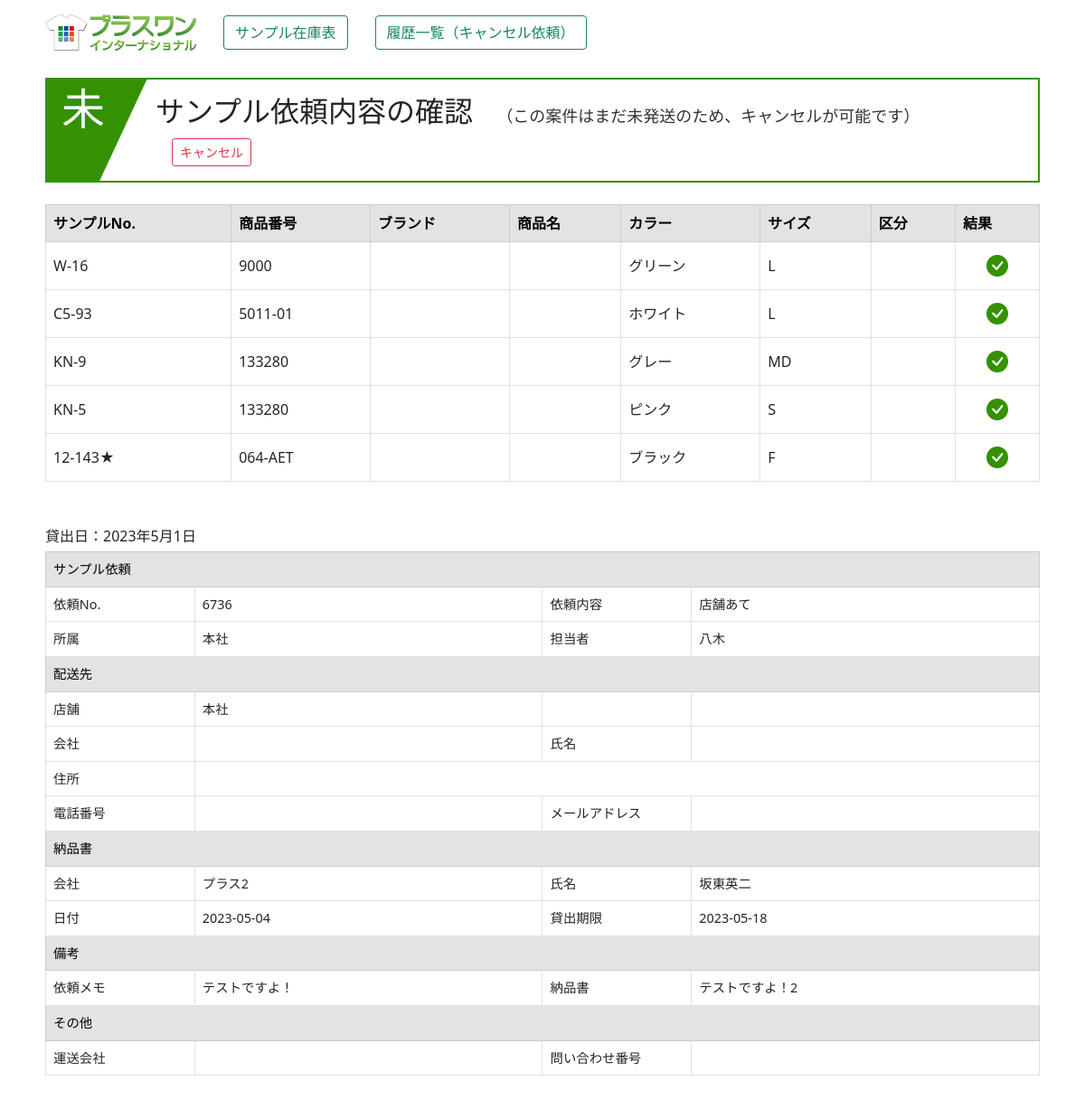
Page /rireki_kakunin/56 on the committed database.
### zaiko/models.py (models this page shows, shortened)
class Shouhin(models.Model):
    hontai_num=models.AutoField("本体No",primary_key=True)
    sample_num=models.CharField("サンプルNo",max_length=20,blank=True)
    category=models.CharField("カテゴリ",max_length=50,blank=True)
    shouhin_num=models.CharField("商品番号",max_length=20,blank=True)
    brand=models.CharField("ブランド",max_length=20,blank=True)
    shouhin_name=models.CharField("商品名",max_length=255,blank=True)
    color=models.CharField("カラー",max_length=255,blank=True)
    size=models.CharField("サイズ",max_length=20,blank=True)
    size_num=models.IntegerField("サイズ値",default=0)
    kakou=models.CharField("加工",max_length=50,blank=True)
    bikou=models.CharField("備考",max_length=255,blank=True)
    touroku_day=models.DateField("登録日",auto_now_add=True)
    koushin_day=models.DateField("更新日",auto_now=True)
    joutai=models.IntegerField("状態",default=0)
    irai_num=models.IntegerField("依頼No",default=0)
    status=models.IntegerField("有効",default=0)

class Rireki_rental(models.Model):
    irai_num=models.IntegerField("依頼No",null=False)
    irai_type=models.IntegerField("内容")
    rental_day=models.DateField("貸出日",auto_now_add=True)
    shozoku=models.CharField("所属",max_length=30,blank=True)
    tantou=models.CharField("担当者",max_length=30,blank=True)
    haisou_tempo=models.CharField("配送店舗",max_length=30,blank=True)
    haisou_com=models.CharField("会社名",max_length=30,blank=True)
    haisou_cus=models.CharField("名前",max_length=30,blank=True)
    haisou_yubin=models.CharField("郵便番号",max_length=30,blank=True)
    haisou_pref=models.CharField("都道府県",max_length=10,blank=True)
    haisou_city=models.CharField("市区町村",max_length=30,blank=True)
    haisou_banchi=models.CharField("番地",max_length=30,blank=True)
    haisou_build=models.CharField("建物名",max_length=30,blank=True)
    haisou_tel=models.CharField("電話番号",max_length=30,blank=True)
    haisou_mail=models.CharField("メールアドレス",max_length=100,blank=True)
    nouhin_com=models.CharField("納品書会社名",max_length=30,blank=True)
    nouhin_cus=models.CharField("納品書名前",max_length=30,blank=True)
    nouhin_day=models.CharField("納品書日付",max_length=30,null=True,blank=True,default="")
    rental_maxday=models.CharField("貸出期限",max_length=30,null=True,blank=True,default="")
    bikou1=models.TextField("備考（納品）",blank=True)
    bikou2=models.TextField("備考（依頼）",blank=True)
    status=models.IntegerField("状態",default=0)
    unsou_com=models.CharField("運送会社",max_length=20,null=True,blank=True,default="")
    unsou_num=models.CharField("問い合わせ番号",max_length=20,null=True,blank=True,default="")
    cancel_day=models.CharField("キャンセル日",max_length=30,null=True,blank=True,default="")
    cancel_name=models.CharField("キャンセル担当",max_length=30,null=True,blank=True,default="")

### zaiko/views.py (the view)
# urls.py: path('rireki_kakunin/<int:pk>', rireki_kakunin, name="rireki_kakunin"),
def rireki_kakunin(request,pk):
    irai_detail=Rireki_rental.objects.get(pk=pk)
    irai_type=irai_detail.irai_type
    status=irai_detail.status
    if irai_type!=2 and status==0:
        kubun="kakunin_ok"
    else:
        kubun="kakunin_no"
    irai_num=irai_detail.irai_num
    items=Rireki_shouhin.objects.filter(irai_num=irai_num).values_list("irai_hontai_num",flat=True)
    irai_shouhin_list=list(items)
    data=[]
    for i in irai_shouhin_list:
        data2={}
        shouhin=Shouhin.objects.get(hontai_num=i)
        data2["hontai_num"]=shouhin.hontai_num
        data2["sample_num"]=shouhin.sample_num
        data2["shouhin_num"]=shouhin.shouhin_num
        data2["color"]=shouhin.color
        data2["size"]=shouhin.size
        data2["kubun"]=Rireki_shouhin.objects.get(irai_num=irai_num,irai_hontai_num=i).irai_hontai_kubun
        data.append(data2)
    params={
            "irai_shouhin_list":data,
            "irai_detail":irai_detail,
            "kubun":kubun,
        }
    return render(request,"zaiko/success.html",params)

### zaiko/templates/zaiko/success.html (shortened to what this page needs)
{% load static %}
<!DOCTYPE html>
<html lang="ja">
<head>
    <link rel="stylesheet" href="{% static 'main.css' %}">
    <link href="https://cdn.jsdelivr.net/npm/bootstrap@5.0.2/dist/css/bootstrap.min.css" rel="stylesheet">
    <link rel="stylesheet" href="https://cdn.jsdelivr.net/npm/bootstrap-icons@1.8.0/font/bootstrap-icons.css">
</head>
<body>
    <div class="container mt-3 mb-5">
        <div style="margin: 0 auto; justify-content: center; width: 1100px;">
            {% include "zaiko/menu.html" %}
            <div style="margin-top: 30px;">
                {% if kubun == "new" %}
                    <div class="title03">
                        <h2><span class="number">03</span>サンプル依頼が完了しました</h2>
                    </div>
                {% elif kubun == "kakunin_ok" %}
                    <div class="title03">
                        <h2><span class="number">未</span>サンプル依頼内容の確認
                            <span>（この案件はまだ未発送のため、キャンセルが可能です）</span>
                            <span><button type="button" class="btn btn-outline-danger btn-sm" id="cancel">キャンセル</button></span>
                        </h2>
                    </div>
                {% else %}
                    <div class="title00">
                        <h2><span class="number">済</span>サンプル依頼内容の確認<span>（この案件は既に手配済みです）</span></h2>
                    </div>
                {% endif %}
            </div>
            <div class="mt-4">
                <table class="table table-bordered">
                    <thead>
                        <tr class="table-secondary">
                            <th>サンプルNo.</th>
                            <th>商品番号</th>
                            <th>ブランド</th>
                            <th>商品名</th>
                            <th>カラー</th>
                            <th>サイズ</th>
                            <th>区分</th>
                            <th>結果</th>
                        </tr>
                    </thead>
                    <tbody>
                        {% for i in irai_shouhin_list %}
                        <tr>
                            <td style="vertical-align: middle;">{{i.sample_num}}</td>
                            <td style="vertical-align: middle;">{{i.shouhin_num}}</td>
                            <td style="vertical-align: middle;">{{i.brand}}</td>
                            <td style="vertical-align: middle;">{{i.shouhin_name}}</td>
                            <td style="vertical-align: middle;">{{i.color}}</td>
                            <td style="vertical-align: middle;">{{i.size}}</td>
                            <td style="vertical-align: middle;">{{i.kubun}}</td>
                            <td style="text-align: center;">
                                <i class="bi bi-check-circle-fill" style="font-size: 1.5em; color: #349102"></i>
                            </td>
                        </tr>
                        {% endfor %}
                    </tbody>
                </table>
            </div>
            <div class="mt-5">
                <div class="flex4" style="width: 1100px;">
                    <div>貸出日：{{irai_detail.rental_day}}</div>
                </div>
                <table class="table table-bordered" style="margin-top: 5px; font-size: 0.9em; width: 1100px;">
                    <tr class="table-secondary"><td colspan="4">サンプル依頼</td></tr>
                        <td style="width: 15%;">依頼No.</td>
                        <td style="width: 35%;" id="irai_num">{{irai_detail.irai_num}}</td>
                        <td style="width: 15%;">依頼内容</td>
                        <td style="width: 35%;">
                            {% if irai_detail.irai_type == 0 %}
                                顧客あて
                            {% elif irai_detail.irai_type == 1 %}
                                店舗あて
                            {% else %}
                                キープ
                            {% endif %}
                        </td>
                    <tr>
                        <td>所属</td><td id="shozoku">{{irai_detail.shozoku}}</td>
                        <td>担当者</td><td id="tantou">{{irai_detail.tantou}}</td>
                    </tr>
                    <tr class="table-secondary"><td colspan="4">配送先</td></tr>
                    <tr>
                        <td>店舗</td><td>{{irai_detail.haisou_tempo}}</td>
                        <td></td><td></td>
                    </tr>
                    <tr>
                        <td>会社</td><td>{{irai_detail.haisou_com}}</td>
                        <td>氏名</td><td>{{irai_detail.haisou_cus}}</td>
                    </tr>
                    <tr>
                        <td>住所</td>
                        <td colspan="3">
                        </td>
                    </tr>
                    <tr>
                        <td>電話番号</td><td>{{irai_detail.haisou_tel}}</td>
                        <td>メールアドレス</td><td>{{irai_detail.haisou_mail}}</td>
                    </tr>
                    <tr class="table-secondary"><td colspan="4">納品書</td></tr>
                    <tr>
                        <td>会社</td><td>{{irai_detail.nouhin_com}}</td>
                        <td>氏名</td><td>{{irai_detail.nouhin_cus}}</td>
                    </tr>
                    <tr>
                        <td>日付</td><td>{{irai_detail.nouhin_day}}</td>
                        <td>貸出期限</td><td>{{irai_detail.rental_maxday}}</td>
                    </tr>
                    <tr class="table-secondary"><td colspan="4">備考</td></tr>
                    <tr>
                        <td>依頼メモ</td><td>{{irai_detail.bikou2 | linebreaksbr}}</td>
                        <td>納品書</td><td>{{irai_detail.bikou1 | linebreaksbr}}</td>
                    </tr>
                    <tr class="table-secondary"><td colspan="4">その他</td></tr>
                    <tr>
                        <td>運送会社</td><td>{{irai_detail.unsou_com}}</td>
                        <td>問い合わせ番号</td><td>{{irai_detail.unsou_num}}</td>
                    </tr>
                </table>
            </div>
        </div>
    </div>
</body>
</html>

### zaiko/templates/zaiko/menu.html
{% load static %}
<div class="menu">
    <div>
        <a href="https://www.p1-intl.com/" target="_blank"><img src="{% static 'logo.webp' %}"></a>
    </div>
    <div style="margin-left: 30px;">
        <a href="{% url 'zaiko:index' %}"><button type="button" class="btn btn-outline-success">サンプル在庫表</button></a>
    </div>
    <div style="margin-left: 30px;">
        <a href="{% url 'zaiko:irai_rireki' %}"><button type="button" class="btn btn-outline-success">履歴一覧（キャンセル依頼）</button></a>
    </div>
</div>

### zaiko/static/main.css (style rules this page uses)
.flex2,.menu { display: flex; flex-wrap: wrap; align-items: center; }
.flex4 { display: flex; flex-wrap: nowrap; justify-content: space-between; }
.menu { width: 1100px; margin: 0 auto; }
.title00 h2 span, .title01 h2 span, .title02 h2 span, .title03 h2 span { color: #333333; font-size: 18px; padding-left: 18px; }
.title00 h2 span.number, .title01 h2 span.number, .title02 h2 span.number, .title03 h2 span.number { position: absolute; display: block; top: 3px; left: 0; z-index: 1; font-size: 30px; font-size: 3rem; padding-left: 16px; color: #fff; }
.title03 h2 { position: relative; overflow: hidden; padding: 1rem 2rem 1rem 120px; border: solid 2px #349102; width: 1100px; margin: 0 auto; }
.title03 h2:before { position: absolute; content: ''; top: -150%; left: -100px; width: 200px; height: 300%; transform: rotate(25deg); background: #349102; }

### rows in the picture
Shouhin: sample_num "W-16", shouhin_num "9000", color "グリーン"
Shouhin: sample_num "C5-93", shouhin_num "5011-01", color "ホワイト"
Shouhin: sample_num "KN-9", shouhin_num "133280", color "グレー", size "MD"
Shouhin: sample_num "KN-5", shouhin_num "133280", color "ピンク"
Shouhin: sample_num "12-143★", shouhin_num "064-AET", color "ブラック"
Rireki_rental: rental_day "2023年5月1日", irai_num "6736", shozoku "本社", tantou "八木", haisou_tempo "本社", nouhin_com "プラス2", nouhin_cus "坂東英二", nouhin_day "2023-05-04", rental_maxday "2023-05-18", bikou2 "テストですよ！", bikou1 "テストですよ！2"

### other values in the picture
{{ i.size }} "L" "L" "S" "F"
